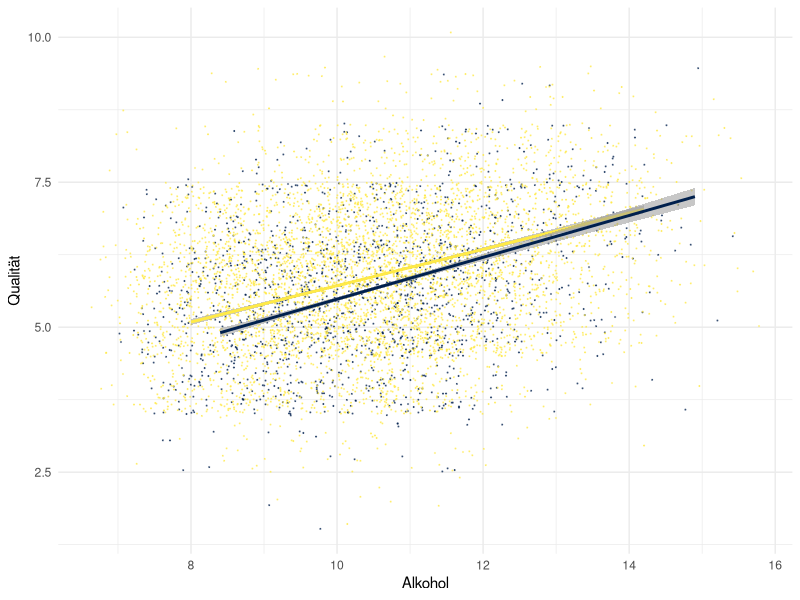
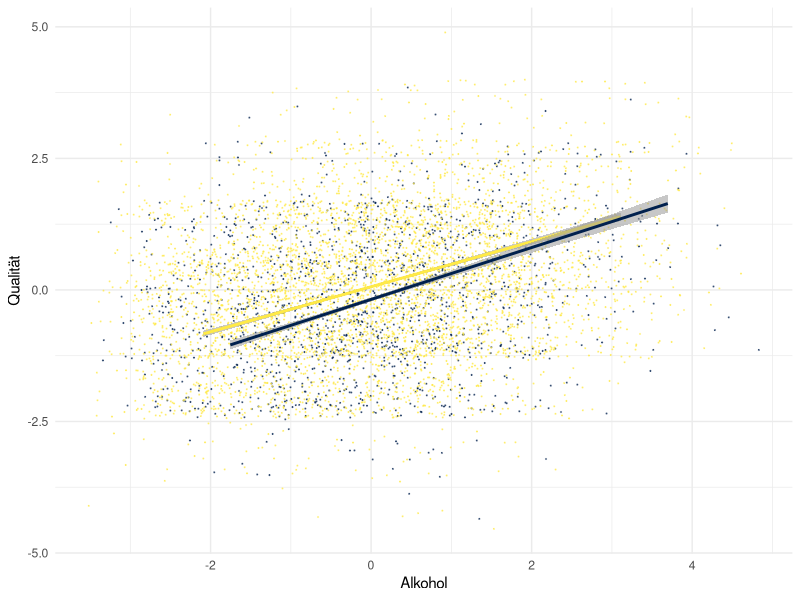

The R script that drew these images, in order:
## ---- chunk 1
knitr::opts_chunk$set(comment = NA, 
                      fig.width = 6, 
                      fig.height = 6,
                      fig.align = 'center',
                      echo = TRUE, 
                      eval = TRUE, 
                      warning = FALSE)

options(digits = 3)

# Load packages
library(tidyverse)

# Load packages
wein <- read_csv("1_Data/wein.csv")

## ---- chunk 2
library(tidyverse)
## ---- chunk 3
# Lese Daten ein
wein <- read_csv(file = "1_Data/wein.csv")
## ---- chunk 4
# Konvertiere alle character zu factor
wein <- wein %>% mutate_if(is.character, factor)
## ---- chunk 5
# Qualitätsvektoren nach Farbe
weiss <- wein %>% filter(Farbe == 'weiss') %>% pull(Qualität)
rot <- wein %>% filter(Farbe == 'rot') %>% pull(Qualität)
## ---- chunk 6
# t-test
t.test(x = weiss, y = rot)
## ---- chunk 7
# Regression
wein_lm <- lm(formula = Qualität ~ Farbe, 
              data = wein)
## ---- chunk 8
# summary
summary(wein_lm)
## ---- chunk 9
# t-test
t.test(x = weiss, y = rot, var.equal = TRUE)
## ---- chunk 10
# Kodierungen der Farbe
wein <- wein %>% mutate(Farbe_dummy = ifelse(Farbe == 'rot', 0, 1),
                        Farbe_effekt = ifelse(Farbe == 'rot', -1, 1))
## ---- chunk 11
# Regression dummy
wein_dummy <- lm(formula = Qualität ~ Farbe_dummy, 
                 data = wein)

# Regression effekt
wein_effekt <- lm(formula = Qualität ~ Farbe_effekt, 
                  data = wein)
## ---- chunk 12
# Dummy-Kodierung
mean(rot) # intercept
mean(weiss) - mean(rot) # gewicht farbe

# EffekKodierung
(mean(rot) + mean(weiss))/2 # intercept
mean(weiss) - (mean(rot) + mean(weiss))/2 # gewicht farbe
## ---- chunk 13
# Regression dummy
summary(wein_dummy)

# Regression effekt
summary(wein_effekt)
## ---- chunk 14
# Regression mit Interaktion
wein_lm <- lm(formula = Qualität ~ Farbe * Alkohol, 
              data = wein)
## ---- chunk 15
# Visualisierung
ggplot(data = wein, 
       aes(x = Alkohol, y = Qualität, col = Farbe, alpha = .01)) + 
  scale_color_manual(values = viridis::cividis(2)) + 
  geom_jitter(width=2,height=1.5,size=.1) + theme_minimal() + theme(legend.position = 'none') +
  geom_smooth(data = wein %>% filter(Farbe == 'weiss'), method = 'lm') + 
  geom_smooth(data = wein %>% filter(Farbe == 'rot'), method = 'lm')

## ---- chunk 16
# Skalierungsfunktion
skaliere = function(x) (x - mean(x))/sd(x)

# Regression mit skalierten Prädiktoren
wein_lm <- lm(formula = Qualität ~ Farbe * Alkohol, 
              data = wein %>% mutate_if(is.numeric, skaliere))
## ---- chunk 17
# Visualisierung
ggplot(data = wein %>% mutate_if(is.numeric, skaliere), 
       aes(x = Alkohol, y = Qualität, col = Farbe, alpha = .01)) + 
  scale_color_manual(values = viridis::cividis(2))  +
  geom_jitter(width=2,height=1.5,size=.1) + theme_minimal() + theme(legend.position = 'none') +
  geom_smooth(data = wein %>% mutate_if(is.numeric, skaliere) %>% filter(Farbe == 'weiss'), method = 'lm') + 
  geom_smooth(data = wein %>% mutate_if(is.numeric, skaliere) %>% filter(Farbe == 'rot'), method = 'lm')

